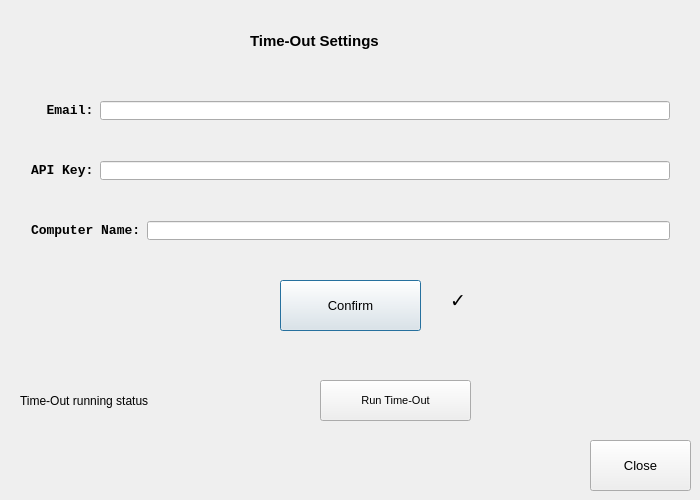
<?xml version="1.0" encoding="UTF-8"?>
<ui version="4.0">
 <class>TMController</class>
 <widget class="QDialog" name="TMController">
  <property name="geometry">
   <rect>
    <x>0</x>
    <y>0</y>
    <width>700</width>
    <height>500</height>
   </rect>
  </property>
  <property name="palette">
   <palette>
    <active>
     <colorrole role="WindowText">
      <brush brushstyle="SolidPattern">
       <color alpha="255">
        <red>0</red>
        <green>0</green>
        <blue>0</blue>
       </color>
      </brush>
     </colorrole>
    </active>
    <inactive>
     <colorrole role="WindowText">
      <brush brushstyle="SolidPattern">
       <color alpha="255">
        <red>0</red>
        <green>0</green>
        <blue>0</blue>
       </color>
      </brush>
     </colorrole>
    </inactive>
    <disabled>
     <colorrole role="WindowText">
      <brush brushstyle="SolidPattern">
       <color alpha="255">
        <red>120</red>
        <green>120</green>
        <blue>120</blue>
       </color>
      </brush>
     </colorrole>
    </disabled>
   </palette>
  </property>
  <property name="font">
   <font>
    <family>Tahoma</family>
    <pointsize>10</pointsize>
    <weight>75</weight>
    <bold>true</bold>
   </font>
  </property>
  <property name="windowTitle">
   <string>TMController</string>
  </property>
  <widget class="QLabel" name="label">
   <property name="geometry">
    <rect>
     <x>250</x>
     <y>20</y>
     <width>251</width>
     <height>41</height>
    </rect>
   </property>
   <property name="font">
    <font>
     <family>Tahoma</family>
     <pointsize>11</pointsize>
     <weight>75</weight>
     <bold>true</bold>
    </font>
   </property>
   <property name="text">
    <string>Time-Out Settings</string>
   </property>
  </widget>
  <widget class="QWidget" name="layoutWidget">
   <property name="geometry">
    <rect>
     <x>20</x>
     <y>150</y>
     <width>661</width>
     <height>41</height>
    </rect>
   </property>
   <layout class="QHBoxLayout" name="horizontalLayout_2">
    <item>
     <widget class="QLabel" name="label_3">
      <property name="font">
       <font>
        <family>Courier New</family>
        <pointsize>10</pointsize>
        <weight>75</weight>
        <bold>true</bold>
       </font>
      </property>
      <property name="text">
       <string>API Key:</string>
      </property>
     </widget>
    </item>
    <item>
     <widget class="QLineEdit" name="apikeyEdit">
      <property name="sizePolicy">
       <sizepolicy hsizetype="Expanding" vsizetype="Expanding">
        <horstretch>0</horstretch>
        <verstretch>0</verstretch>
       </sizepolicy>
      </property>
      <property name="font">
       <font>
        <family>Tahoma</family>
        <pointsize>10</pointsize>
        <weight>50</weight>
        <bold>false</bold>
       </font>
      </property>
     </widget>
    </item>
   </layout>
  </widget>
  <widget class="QPushButton" name="confirmButton">
   <property name="geometry">
    <rect>
     <x>280</x>
     <y>280</y>
     <width>141</width>
     <height>51</height>
    </rect>
   </property>
   <property name="font">
    <font>
     <family>Tahoma</family>
     <pointsize>10</pointsize>
     <weight>50</weight>
     <bold>false</bold>
    </font>
   </property>
   <property name="text">
    <string>Confirm</string>
   </property>
  </widget>
  <widget class="QPushButton" name="closeButton">
   <property name="geometry">
    <rect>
     <x>590</x>
     <y>440</y>
     <width>101</width>
     <height>51</height>
    </rect>
   </property>
   <property name="font">
    <font>
     <family>Tahoma</family>
     <pointsize>10</pointsize>
     <weight>50</weight>
     <bold>false</bold>
    </font>
   </property>
   <property name="text">
    <string>Close</string>
   </property>
  </widget>
  <widget class="QWidget" name="layoutWidget">
   <property name="geometry">
    <rect>
     <x>20</x>
     <y>90</y>
     <width>661</width>
     <height>41</height>
    </rect>
   </property>
   <layout class="QHBoxLayout" name="horizontalLayout">
    <item>
     <widget class="QLabel" name="label_2">
      <property name="font">
       <font>
        <family>Courier New</family>
        <pointsize>10</pointsize>
        <weight>75</weight>
        <bold>true</bold>
       </font>
      </property>
      <property name="text">
       <string>  Email:</string>
      </property>
     </widget>
    </item>
    <item>
     <widget class="QLineEdit" name="emailEdit">
      <property name="sizePolicy">
       <sizepolicy hsizetype="Expanding" vsizetype="Expanding">
        <horstretch>0</horstretch>
        <verstretch>0</verstretch>
       </sizepolicy>
      </property>
      <property name="font">
       <font>
        <family>Tahoma</family>
        <pointsize>10</pointsize>
        <weight>50</weight>
        <bold>false</bold>
       </font>
      </property>
     </widget>
    </item>
   </layout>
  </widget>
  <widget class="QLabel" name="isrunningLabel">
   <property name="geometry">
    <rect>
     <x>20</x>
     <y>380</y>
     <width>251</width>
     <height>41</height>
    </rect>
   </property>
   <property name="font">
    <font>
     <pointsize>9</pointsize>
     <weight>50</weight>
     <bold>false</bold>
    </font>
   </property>
   <property name="text">
    <string>Time-Out running status</string>
   </property>
  </widget>
  <widget class="QPushButton" name="runButton">
   <property name="geometry">
    <rect>
     <x>320</x>
     <y>380</y>
     <width>151</width>
     <height>41</height>
    </rect>
   </property>
   <property name="font">
    <font>
     <family>Tahoma</family>
     <pointsize>8</pointsize>
     <weight>50</weight>
     <bold>false</bold>
    </font>
   </property>
   <property name="text">
    <string>Run Time-Out</string>
   </property>
  </widget>
  <widget class="QLabel" name="confirmedLabel">
   <property name="enabled">
    <bool>true</bool>
   </property>
   <property name="geometry">
    <rect>
     <x>450</x>
     <y>280</y>
     <width>61</width>
     <height>41</height>
    </rect>
   </property>
   <property name="font">
    <font>
     <family>Tahoma</family>
     <pointsize>14</pointsize>
    </font>
   </property>
   <property name="text">
    <string>✓</string>
   </property>
  </widget>
  <widget class="QWidget" name="">
   <property name="geometry">
    <rect>
     <x>20</x>
     <y>210</y>
     <width>661</width>
     <height>41</height>
    </rect>
   </property>
   <layout class="QHBoxLayout" name="horizontalLayout_3">
    <item>
     <widget class="QLabel" name="label_4">
      <property name="font">
       <font>
        <family>Courier New</family>
        <pointsize>10</pointsize>
        <weight>75</weight>
        <bold>true</bold>
       </font>
      </property>
      <property name="text">
       <string>Computer Name:</string>
      </property>
     </widget>
    </item>
    <item>
     <widget class="QLineEdit" name="computernameEdit">
      <property name="sizePolicy">
       <sizepolicy hsizetype="Expanding" vsizetype="Expanding">
        <horstretch>0</horstretch>
        <verstretch>0</verstretch>
       </sizepolicy>
      </property>
      <property name="font">
       <font>
        <family>Tahoma</family>
        <pointsize>10</pointsize>
        <weight>50</weight>
        <bold>false</bold>
       </font>
      </property>
     </widget>
    </item>
   </layout>
  </widget>
 </widget>
 <layoutdefault spacing="6" margin="11"/>
 <resources/>
 <connections/>
</ui>
